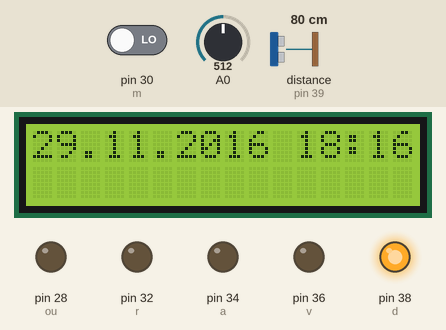
A sketch run on a simulated Arduino Mega 2560, built with avr-gcc and run on an emulated ATmega2560. On the bench: 16×1 character LCD, output pins drawn as LEDs (lit = HIGH). Wiring (inferred from the names in the program): ultrasonic range finder: trigger pin 41; echo pin 39. Dashed ring = blinking. Inputs (shaded band) come from the test bench; at power-on: pin 30 (m) LOW, distance to the obstacle (sensor on pin 39) 80 cm, A0 = 512. The echo pulse lasts 58.3 µs per cm; the local clock reads 2024-03-15 10:24:30 at power-on unless the sketch sets it; pins used as bus, display or sensor lines are not drawn; what the sketch prints to the serial monitor is not drawn.

Above: at 1.2 s.
1.3 s: pin 30 (m) driven HIGH
At 1.7 s:
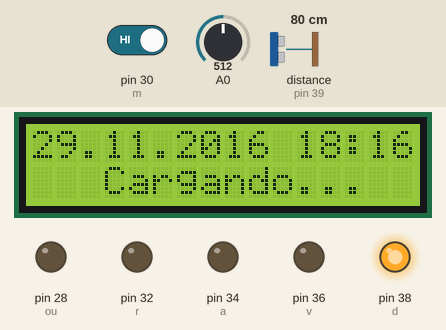
2.8 s: pin 30 (m) driven LOW
At 5.1 s:
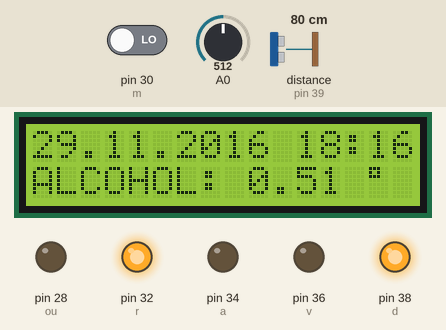
8.1 s: distance to the obstacle (sensor on pin 39) set to 15 cm
10.2 s: distance to the obstacle (sensor on pin 39) set to 12 cm
At 10.52 s:
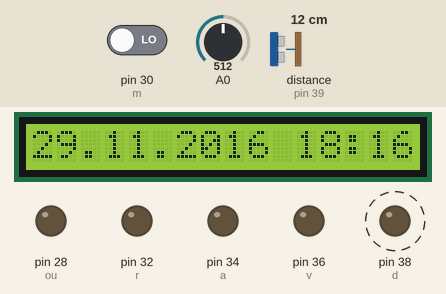
12.3 s: distance to the obstacle (sensor on pin 39) set to 18 cm
At 12.3 s:
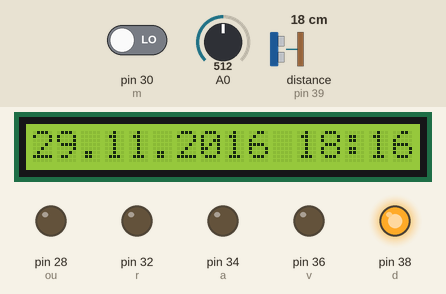
13.8 s: distance to the obstacle (sensor on pin 39) set to 2 cm
At 14.06 s:
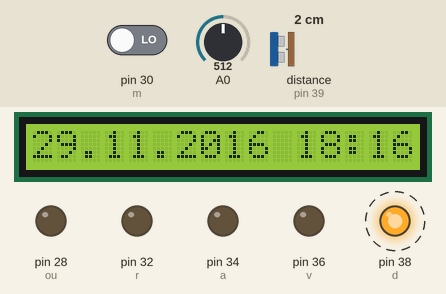
Timing chart, 0 to 16.9 s (numbered marks = the images above; inputs shaded):
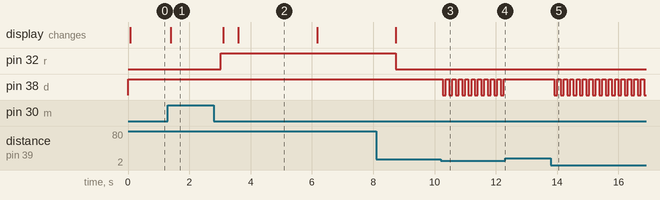

Measured:
- the behaviour switches between 14 and 13 cm on distance to the obstacle (sensor on pin 39) (found by bisection; images 2 and 3)
- after the input at 1.3 s, the display: changes after 0.09 s (image 1)
- after the input at 2.8 s, pin 32 (r): LOW → HIGH after 0.23 s; the display: first changes after 0.30 s (image 2 shows a later state)
- after the input at 10.2 s, pin 38 (d): alternates HIGH for 0.11 s and LOW for 0.10 s, starting after 0.07 s
- after the input at 12.3 s, pin 38 (d): stops changing and stays HIGH
- after the input at 13.8 s, pin 38 (d): alternates HIGH for 0.11 s and LOW for 0.10 s, starting after 0.11 s
- what the display in image 2 shows lasts 2.6 s, from 3.6 s to 6.2 s

The sketch:

Aulalimpio.ino
```cpp
#include <LiquidCrystal.h>
#include <DS1302.h>
LiquidCrystal lcd(53, 51, 49, 47, 45, 43);
DS1302 rtc(25, 27, 29);
int v=36, a=34, r=32;
int d=38, m=30;
int in=26, ou=28;
int ve= 150, am=300, ro=400;
float valor_alcohol;
#define PIN_TRIG 41
#define PIN_ECO  39
#define DS1302_GND_PIN 31
#define DS1302_VCC_PIN 33

void setup() {
  digitalWrite(d,HIGH);//asegurar el rebote de monoestable al comenzar
  Serial.begin(9600);
  pinMode(in, INPUT);//entrada del motor
  pinMode(ou, OUTPUT);//Salida del motor
  pinMode(v,OUTPUT);//VERDE
  pinMode(a, OUTPUT);//AMARILLO
  pinMode(r, OUTPUT);//rojo
  pinMode(d,OUTPUT);//trigger de monoestable
  pinMode(m, INPUT);//monoestable


  digitalWrite(ou,LOW);//Bloquear el motor

  digitalWrite(DS1302_GND_PIN, LOW);
  pinMode(DS1302_GND_PIN, OUTPUT);
  digitalWrite(DS1302_VCC_PIN, HIGH);
  pinMode(DS1302_VCC_PIN, OUTPUT);

  pinMode(PIN_TRIG, OUTPUT);
  pinMode(PIN_ECO, INPUT);

  //configuracion del rtc
  rtc.halt(false);
  rtc.writeProtect(false);
  rtc.setTime(18, 16, 30);     // Hora (formato 24)
  rtc.setDate(29, 11, 2016);   // Dia, mes, año

  lcd.begin(16, 2);
  valor_alcohol=0;
}


void loop() {
  delay(2);
  digitalWrite(d,HIGH);
  valor_alcohol=0;
  lcd.setCursor(0,0 );
  lcd.print(rtc.getDateStr());
  lcd.setCursor(11, 0);
  lcd.print(rtc.getTimeStr());
  delay (100);

           //ULTRASONICO
  long duracion, distancia;  // Variables
  /* Hacer el disparo */
  digitalWrite(PIN_TRIG, LOW);
  delayMicroseconds(2);
  digitalWrite(PIN_TRIG, HIGH);
  delayMicroseconds(10);
  digitalWrite(PIN_TRIG, LOW);
  /* Recepcion del eco de respuesta */
  duracion = pulseIn(PIN_ECO, HIGH);
  /* Calculo de la distancia efectiva */
  distancia = (duracion/2) / 29;
   /* Imprimir resultados a la terminal serial */
   Serial.print(distancia);
   Serial.println("cm");
  if (distancia <=12 ){
    digitalWrite(d,LOW);
    delay(100);
    digitalWrite(d, HIGH);
  }
  else {
    digitalWrite(d,HIGH);
  }
      while( digitalRead(m)==HIGH){
      valor_alcohol=analogRead(A0);
      Serial.println(valor_alcohol);
      Serial.println(' ');
      float porcentaje=(valor_alcohol/10000);
      Serial.println(porcentaje);
      lcd.begin(16, 2);
      lcd.setCursor(3,1);
      lcd.write("Cargando...");
      lcd.setCursor(0,0 );
      lcd.print(rtc.getDateStr());
      lcd.setCursor(11, 0);
      lcd.print(rtc.getTimeStr());
      delay (500);
      }
      if (valor_alcohol >= ro){
       digitalWrite(v, LOW);
       digitalWrite(a, LOW);
       digitalWrite(r, HIGH);
       digitalWrite(ou,LOW);
  lcd.begin(16, 2);
  lcd.setCursor(0,0 );
  lcd.print(rtc.getDateStr());
  lcd.setCursor(11, 0);
  lcd.print(rtc.getTimeStr());
  delay (500);


  lcd.setCursor(0,1);
  lcd.write("ALCOHOL:");
  lcd.setCursor(9,1);
  float porcentaje=(valor_alcohol/1000);
  lcd.print(porcentaje);
  lcd.setCursor(14,1);
  lcd.write((char)223);


  delay (2500);

  lcd.begin(16, 2);
  lcd.setCursor(7, 0);
  lcd.write("NO");
  lcd.setCursor(5, 1);
  lcd.write("MANEJE");

  delay (2500);

  lcd.begin(16,1);
   digitalWrite(v, LOW);
   digitalWrite(a, LOW);
   digitalWrite(r, LOW);

   valor_alcohol=0;
}
if (valor_alcohol >= am){
       digitalWrite(v, LOW);
       digitalWrite(a, HIGH);
       digitalWrite(r, LOW);
       digitalWrite(ou,HIGH);

  lcd.begin(16, 2);

  lcd.setCursor(0,0 );
  lcd.print(rtc.getDateStr());
  lcd.setCursor(11, 0);
  lcd.print(rtc.getTimeStr());
   delay (1000);
  lcd.setCursor(0,1);
  lcd.write("ALCOHOL:");
  lcd.setCursor(9,1);
  float porcentaje=(valor_alcohol/1000);
  lcd.print(porcentaje);
  lcd.setCursor(14,1);
  lcd.write((char)223);

  delay (2500);

  lcd.begin(16, 2);
  lcd.setCursor(6, 0);
  lcd.write("TOME");
  lcd.setCursor(2, 1);
  lcd.write("PRECAUCIONES");

  delay (2500);

  lcd.begin(16,1);
  digitalWrite(v, LOW);
  digitalWrite(a, LOW);
  digitalWrite(r, LOW);


       valor_alcohol=0;
}
if (valor_alcohol >= ve){
       digitalWrite(v, HIGH);
       digitalWrite(a, LOW);
       digitalWrite(r, LOW);
       digitalWrite(ou,HIGH);
  lcd.begin(16, 2);

  lcd.setCursor(0,0 );
  lcd.print(rtc.getDateStr());
  lcd.setCursor(11, 0);
  lcd.print(rtc.getTimeStr());
   delay (1000);
  lcd.setCursor(0,1);
  lcd.write("ALCOHOL:");
  lcd.setCursor(9,1);
  float porcentaje=(valor_alcohol/1000);
  lcd.print(porcentaje);
  lcd.setCursor(14,1);
  lcd.write((char)223);

  delay (2500);

  lcd.begin(16, 2);
  lcd.setCursor(6, 0);
  lcd.write("BUEN");
  lcd.setCursor(6, 1);
  lcd.write("VIAJE");
  delay (2500);

  lcd.begin(16,1);
       digitalWrite(v, LOW);
       digitalWrite(a, LOW);
       digitalWrite(r, LOW);
       valor_alcohol=0;
  }
  if (valor_alcohol > 0 && valor_alcohol < ve){
  lcd.begin(16, 2);
  lcd.setCursor(5, 0);
  lcd.write("INTENTE");
  lcd.setCursor(3, 1);
  lcd.write("NUEVAMENTE");
  delay (2500);
  lcd.begin(16,1);
  }
}
```
